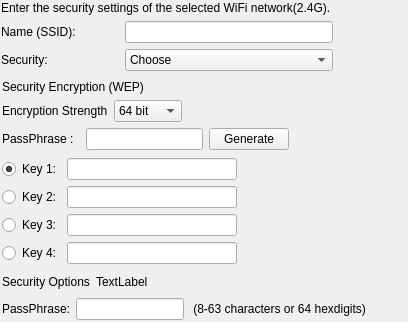
               <widget class="QFrame" name="frm_manualSet2G">
                <property name="frameShape">
                 <enum>QFrame::NoFrame</enum>
                </property>
                <property name="frameShadow">
                 <enum>QFrame::Raised</enum>
                </property>
                <layout class="QVBoxLayout" name="verticalLayout_52">
                 <property name="margin">
                  <number>0</number>
                 </property>
                 <item>
                  <widget class="QFrame" name="frm_manualSet2G1">
                   <property name="frameShape">
                    <enum>QFrame::NoFrame</enum>
                   </property>
                   <property name="frameShadow">
                    <enum>QFrame::Raised</enum>
                   </property>
                   <layout class="QVBoxLayout" name="verticalLayout_48">
                    <property name="margin">
                     <number>1</number>
                    </property>
                    <item>
                     <widget class="QLabel" name="lbl_selectedNetworkManual2G">
                      <property name="text">
                       <string>Enter the security settings of the selected WiFi network(2.4G).</string>
                      </property>
                     </widget>
                    </item>
                    <item>
                     <layout class="QGridLayout" name="gridLayout_22">
                      <property name="horizontalSpacing">
                       <number>6</number>
                      </property>
                      <item row="0" column="0">
                       <widget class="QLabel" name="lbl_SSIDNameManual2G">
                        <property name="text">
                         <string>Name (SSID): </string>
                        </property>
                       </widget>
                      </item>
                      <item row="0" column="2">
                       <widget class="QLineEdit" name="ledt_SSIDNameManual2G">
                        <property name="sizePolicy">
                         <sizepolicy hsizetype="Preferred" vsizetype="Fixed">
                          <horstretch>0</horstretch>
                          <verstretch>0</verstretch>
                         </sizepolicy>
                        </property>
                        <property name="echoMode">
                         <enum>QLineEdit::Normal</enum>
                        </property>
                       </widget>
                      </item>
                      <item row="1" column="0">
                       <widget class="QLabel" name="lbl_securityManual2G">
                        <property name="text">
                         <string>Security:</string>
                        </property>
                       </widget>
                      </item>
                      <item row="1" column="2">
                       <widget class="QComboBox" name="cbx_securityTypeChooseManual2G">
                        <property name="sizePolicy">
                         <sizepolicy hsizetype="Fixed" vsizetype="Fixed">
                          <horstretch>0</horstretch>
                          <verstretch>0</verstretch>
                         </sizepolicy>
                        </property>
                        <property name="currentIndex">
                         <number>0</number>
                        </property>
                        <item>
                         <property name="text">
                          <string>Choose</string>
                         </property>
                        </item>
                        <item>
                         <property name="text">
                          <string>None</string>
                         </property>
                        </item>
                        <item>
                         <property name="text">
                          <string>WEP</string>
                         </property>
                        </item>
                        <item>
                         <property name="text">
                          <string>WPA-PSK-TKIP</string>
                         </property>
                        </item>
                        <item>
                         <property name="text">
                          <string>WPA-PSK-AES</string>
                         </property>
                        </item>
                        <item>
                         <property name="text">
                          <string>WPA2-PSK-TKIP</string>
                         </property>
                        </item>
                        <item>
                         <property name="text">
                          <string>WPA2-PSK-AES</string>
                         </property>
                        </item>
                        <item>
                         <property name="text">
                          <string>WPA-PSK-TKIP|WPA2-PSK-AES</string>
                         </property>
                        </item>
                       </widget>
                      </item>
                      <item row="1" column="3">
                       <spacer name="horizontalSpacer_18">
                        <property name="orientation">
                         <enum>Qt::Horizontal</enum>
                        </property>
                        <property name="sizeHint" stdset="0">
                         <size>
                          <width>40</width>
                          <height>20</height>
                         </size>
                        </property>
                       </spacer>
                      </item>
                      <item row="0" column="1">
                       <spacer name="horizontalSpacer_19">
                        <property name="orientation">
                         <enum>Qt::Horizontal</enum>
                        </property>
                        <property name="sizeType">
                         <enum>QSizePolicy::Preferred</enum>
                        </property>
                        <property name="sizeHint" stdset="0">
                         <size>
                          <width>40</width>
                          <height>20</height>
                         </size>
                        </property>
                       </spacer>
                      </item>
                     </layout>
                    </item>
                   </layout>
                  </widget>
                 </item>
                 <item>
                  <widget class="QFrame" name="frm_manualSet2G2">
                   <property name="frameShape">
                    <enum>QFrame::NoFrame</enum>
                   </property>
                   <property name="frameShadow">
                    <enum>QFrame::Raised</enum>
                   </property>
                   <layout class="QVBoxLayout" name="verticalLayout_27">
                    <property name="margin">
                     <number>1</number>
                    </property>
                    <item>
                     <widget class="QFrame" name="frm_manualSet2G21">
                      <property name="frameShape">
                       <enum>QFrame::NoFrame</enum>
                      </property>
                      <property name="frameShadow">
                       <enum>QFrame::Raised</enum>
                      </property>
                      <layout class="QVBoxLayout" name="verticalLayout_18">
                       <property name="margin">
                        <number>1</number>
                       </property>
                       <item>
                        <widget class="QLabel" name="lbl_securityWEPManual2G">
                         <property name="text">
                          <string>Security Encryption (WEP)</string>
                         </property>
                        </widget>
                       </item>
                       <item>
                        <layout class="QHBoxLayout" name="horizontalLayout_4">
                         <item>
                          <widget class="QLabel" name="lbl_encryptionStrengthManual2G">
                           <property name="text">
                            <string>Encryption Strength</string>
                           </property>
                          </widget>
                         </item>
                         <item>
                          <widget class="QComboBox" name="cmb_bitManualSet2G">
                           <item>
                            <property name="text">
                             <string>64 bit</string>
                            </property>
                           </item>
                           <item>
                            <property name="text">
                             <string>128 bit</string>
                            </property>
                           </item>
                          </widget>
                         </item>
                         <item>
                          <spacer name="horizontalSpacer_38">
                           <property name="orientation">
                            <enum>Qt::Horizontal</enum>
                           </property>
                           <property name="sizeHint" stdset="0">
                            <size>
                             <width>40</width>
                             <height>20</height>
                            </size>
                           </property>
                          </spacer>
                         </item>
                        </layout>
                       </item>
                       <item>
                        <layout class="QHBoxLayout" name="horizontalLayout_5">
                         <item>
                          <widget class="QLabel" name="lbl_wlanPasswordWEPManualSet2G">
                           <property name="sizePolicy">
                            <sizepolicy hsizetype="Fixed" vsizetype="Preferred">
                             <horstretch>0</horstretch>
                             <verstretch>0</verstretch>
                            </sizepolicy>
                           </property>
                           <property name="text">
                            <string>PassPhrase :  </string>
                           </property>
                          </widget>
                         </item>
                         <item>
                          <widget class="QLineEdit" name="ledt_wlanPasswordWEPManualSet2G">
                           <property name="sizePolicy">
                            <sizepolicy hsizetype="Expanding" vsizetype="Fixed">
                             <horstretch>0</horstretch>
                             <verstretch>0</verstretch>
                            </sizepolicy>
                           </property>
                           <property name="inputMethodHints">
                            <set>Qt::ImhNone</set>
                           </property>
                          </widget>
                         </item>
                         <item>
                          <widget class="QPushButton" name="btn_pwdGeneratorManual2G">
                           <property name="text">
                            <string>Generate</string>
                           </property>
                          </widget>
                         </item>
                         <item>
                          <spacer name="horizontalSpacer_36">
                           <property name="orientation">
                            <enum>Qt::Horizontal</enum>
                           </property>
                           <property name="sizeHint" stdset="0">
                            <size>
                             <width>40</width>
                             <height>20</height>
                            </size>
                           </property>
                          </spacer>
                         </item>
                        </layout>
                       </item>
                      </layout>
                     </widget>
                    </item>
                    <item>
                     <widget class="QFrame" name="frm_manualSet2G22">
                      <property name="frameShape">
                       <enum>QFrame::NoFrame</enum>
                      </property>
                      <property name="frameShadow">
                       <enum>QFrame::Raised</enum>
                      </property>
                      <layout class="QGridLayout" name="gridLayout_37">
                       <property name="margin">
                        <number>1</number>
                       </property>
                       <item row="0" column="0">
                        <layout class="QGridLayout" name="gridLayout_38">
                         <item row="2" column="0">
                          <widget class="QRadioButton" name="rbtn_key3ManualSet2G">
                           <property name="layoutDirection">
                            <enum>Qt::LeftToRight</enum>
                           </property>
                           <property name="text">
                            <string>Key 3:</string>
                           </property>
                          </widget>
                         </item>
                         <item row="2" column="1">
                          <widget class="QLineEdit" name="ledt_key3ManualSet2G">
                           <property name="sizePolicy">
                            <sizepolicy hsizetype="MinimumExpanding" vsizetype="Fixed">
                             <horstretch>0</horstretch>
                             <verstretch>0</verstretch>
                            </sizepolicy>
                           </property>
                           <property name="inputMethodHints">
                            <set>Qt::ImhNone</set>
                           </property>
                           <property name="readOnly">
                            <bool>true</bool>
                           </property>
                          </widget>
                         </item>
                         <item row="3" column="1">
                          <widget class="QLineEdit" name="ledt_key4ManualSet2G">
                           <property name="sizePolicy">
                            <sizepolicy hsizetype="MinimumExpanding" vsizetype="Fixed">
                             <horstretch>0</horstretch>
                             <verstretch>0</verstretch>
                            </sizepolicy>
                           </property>
                           <property name="inputMethodHints">
                            <set>Qt::ImhNone</set>
                           </property>
                           <property name="readOnly">
                            <bool>true</bool>
                           </property>
                          </widget>
                         </item>
                         <item row="3" column="0">
                          <widget class="QRadioButton" name="rbtn_key4ManualSet2G">
                           <property name="layoutDirection">
                            <enum>Qt::LeftToRight</enum>
                           </property>
                           <property name="text">
                            <string>Key 4:</string>
                           </property>
                          </widget>
                         </item>
                         <item row="0" column="0">
                          <widget class="QRadioButton" name="rbtn_key1ManualSet2G">
                           <property name="layoutDirection">
                            <enum>Qt::LeftToRight</enum>
                           </property>
                           <property name="text">
                            <string>Key 1:</string>
                           </property>
                           <property name="checked">
                            <bool>true</bool>
                           </property>
                          </widget>
                         </item>
                         <item row="1" column="0">
                          <widget class="QRadioButton" name="rbtn_key2ManualSet2G">
                           <property name="layoutDirection">
                            <enum>Qt::LeftToRight</enum>
                           </property>
                           <property name="text">
                            <string>Key 2:</string>
                           </property>
                          </widget>
                         </item>
                         <item row="0" column="1">
                          <widget class="QLineEdit" name="ledt_key1ManualSet2G">
                           <property name="sizePolicy">
                            <sizepolicy hsizetype="MinimumExpanding" vsizetype="Fixed">
                             <horstretch>0</horstretch>
                             <verstretch>0</verstretch>
                            </sizepolicy>
                           </property>
                           <property name="readOnly">
                            <bool>true</bool>
                           </property>
                          </widget>
                         </item>
                         <item row="1" column="1">
                          <widget class="QLineEdit" name="ledt_key2ManualSet2G">
                           <property name="sizePolicy">
                            <sizepolicy hsizetype="MinimumExpanding" vsizetype="Fixed">
                             <horstretch>0</horstretch>
                             <verstretch>0</verstretch>
                            </sizepolicy>
                           </property>
                           <property name="inputMethodHints">
                            <set>Qt::ImhNone</set>
                           </property>
                           <property name="readOnly">
                            <bool>true</bool>
                           </property>
                          </widget>
                         </item>
                         <item row="2" column="2">
                          <spacer name="horizontalSpacer_39">
                           <property name="orientation">
                            <enum>Qt::Horizontal</enum>
                           </property>
                           <property name="sizeHint" stdset="0">
                            <size>
                             <width>40</width>
                             <height>20</height>
                            </size>
                           </property>
                          </spacer>
                         </item>
                        </layout>
                       </item>
                      </layout>
                     </widget>
                    </item>
                    <item>
                     <widget class="QFrame" name="frm_manualSet2G23">
                      <property name="frameShape">
                       <enum>QFrame::NoFrame</enum>
                      </property>
                      <property name="frameShadow">
                       <enum>QFrame::Raised</enum>
                      </property>
                      <layout class="QGridLayout" name="gridLayout_39">
                       <property name="margin">
                        <number>1</number>
                       </property>
                       <item row="0" column="0">
                        <layout class="QVBoxLayout" name="verticalLayout_28">
                         <item>
                          <layout class="QHBoxLayout" name="horizontalLayout_15">
                           <item>
                            <widget class="QLabel" name="lbl_securityOptionsManual2G">
                             <property name="text">
                              <string>Security Options</string>
                             </property>
                            </widget>
                           </item>
                           <item>
                            <widget class="QLabel" name="lbl_securitytypeManual2G">
                             <property name="text">
                              <string>TextLabel</string>
                             </property>
                            </widget>
                           </item>
                           <item>
                            <spacer name="horizontalSpacer_25">
                             <property name="orientation">
                              <enum>Qt::Horizontal</enum>
                             </property>
                             <property name="sizeHint" stdset="0">
                              <size>
                               <width>40</width>
                               <height>20</height>
                              </size>
                             </property>
                            </spacer>
                           </item>
                          </layout>
                         </item>
                         <item>
                          <layout class="QHBoxLayout" name="horizontalLayout_21">
                           <item>
                            <widget class="QLabel" name="lbl_wlanPasswordManualSet2G">
                             <property name="text">
                              <string>PassPhrase:</string>
                             </property>
                            </widget>
                           </item>
                           <item>
                            <widget class="QLineEdit" name="ledt_wlanPasswordManualSet2G">
                             <property name="sizePolicy">
                              <sizepolicy hsizetype="Preferred" vsizetype="Fixed">
                               <horstretch>0</horstretch>
                               <verstretch>0</verstretch>
                              </sizepolicy>
                             </property>
                             <property name="inputMethodHints">
                              <set>Qt::ImhNone</set>
                             </property>
                            </widget>
                           </item>
                           <item>
                            <widget class="QLabel" name="lbl_hint2G">
                             <property name="text">
                              <string> (8-63 characters or 64 hexdigits)</string>
                             </property>
                            </widget>
                           </item>
                           <item>
                            <spacer name="horizontalSpacer_23">
                             <property name="orientation">
                              <enum>Qt::Horizontal</enum>
                             </property>
                             <property name="sizeHint" stdset="0">
                              <size>
                               <width>40</width>
                               <height>20</height>
                              </size>
                             </property>
                            </spacer>
                           </item>
                          </layout>
                         </item>
                        </layout>
                       </item>
                      </layout>
                     </widget>
                    </item>
                   </layout>
                  </widget>
                 </item>
                </layout>
               </widget>
